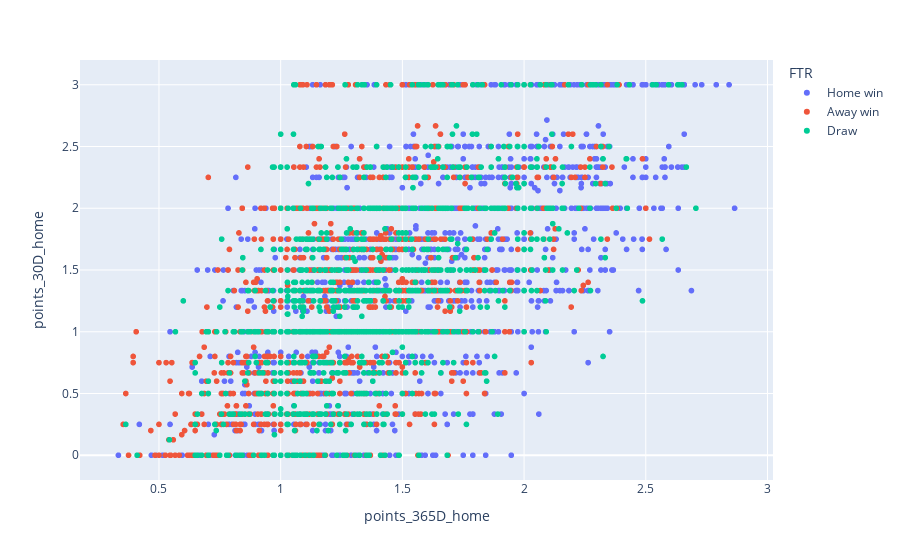

Notebook source saved alongside this figure:
### Code cell
plotly.scatter(dataplot,x='points_365D_home',y='points_30D_home',color='FTR',hover_data=['HomeTeam','AwayTeam','FTHG','FTAG','season'])

### Figure 1 — Plotly figure (JSON) as saved in the notebook; plotly's stock layout.template omitted (floating-point values rounded to 4 significant figures; data arrays with more than 128 entries replaced by an {"elided": "..."} marker saying what was removed)
{"data": [{"customdata": {"elided": "2277x5 mixed values"}, "hovertemplate": "FTR=Home win<br>points_365D_home=%{x}<br>points_30D_home=%{y}<br>HomeTeam=%{customdata[0]}<br>AwayTeam=%{customdata[1]}<br>FTHG=%{customdata[2]}<br>FTAG=%{customdata[3]}<br>season=%{customdata[4]}<extra></extra>", "legendgroup": "Home win", "marker": {"color": "#636efa", "symbol": "circle"}, "mode": "markers", "name": "Home win", "showlegend": true, "type": "scattergl", "x": {"elided": "2277 float values"}, "xaxis": "x", "y": {"elided": "2277 float values"}, "yaxis": "y"}, {"customdata": {"elided": "1689x5 mixed values"}, "hovertemplate": "FTR=Away win<br>points_365D_home=%{x}<br>points_30D_home=%{y}<br>HomeTeam=%{customdata[0]}<br>AwayTeam=%{customdata[1]}<br>FTHG=%{customdata[2]}<br>FTAG=%{customdata[3]}<br>season=%{customdata[4]}<extra></extra>", "legendgroup": "Away win", "marker": {"color": "#EF553B", "symbol": "circle"}, "mode": "markers", "name": "Away win", "showlegend": true, "type": "scattergl", "x": {"elided": "1689 float values"}, "xaxis": "x", "y": {"elided": "1689 float values"}, "yaxis": "y"}, {"customdata": {"elided": "1341x5 mixed values"}, "hovertemplate": "FTR=Draw<br>points_365D_home=%{x}<br>points_30D_home=%{y}<br>HomeTeam=%{customdata[0]}<br>AwayTeam=%{customdata[1]}<br>FTHG=%{customdata[2]}<br>FTAG=%{customdata[3]}<br>season=%{customdata[4]}<extra></extra>", "legendgroup": "Draw", "marker": {"color": "#00cc96", "symbol": "circle"}, "mode": "markers", "name": "Draw", "showlegend": true, "type": "scattergl", "x": {"elided": "1341 float values"}, "xaxis": "x", "y": {"elided": "1341 float values"}, "yaxis": "y"}], "layout": {"legend": {"title": {"text": "FTR"}, "tracegroupgap": 0}, "margin": {"t": 60}, "xaxis": {"anchor": "y", "domain": [0, 1], "title": {"text": "points_365D_home"}}, "yaxis": {"anchor": "x", "domain": [0, 1], "title": {"text": "points_30D_home"}}}}
